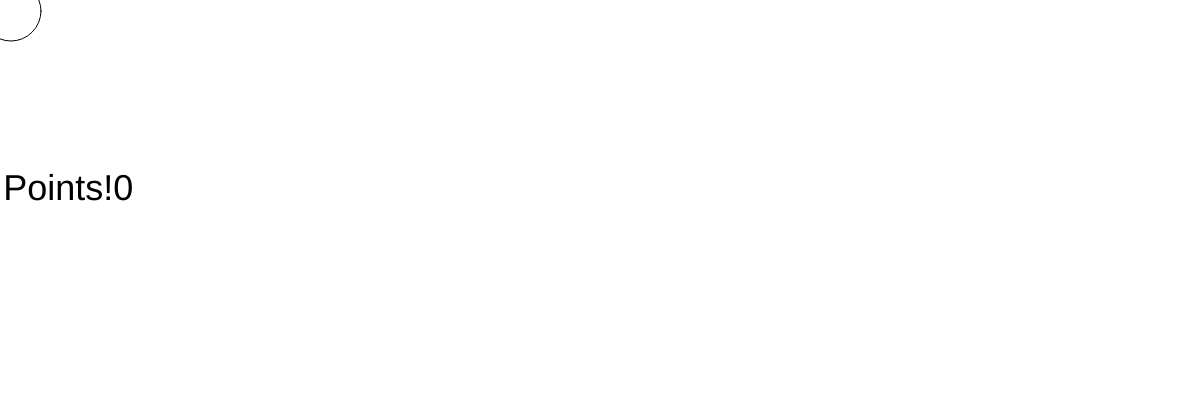
Frame 1 (no input)
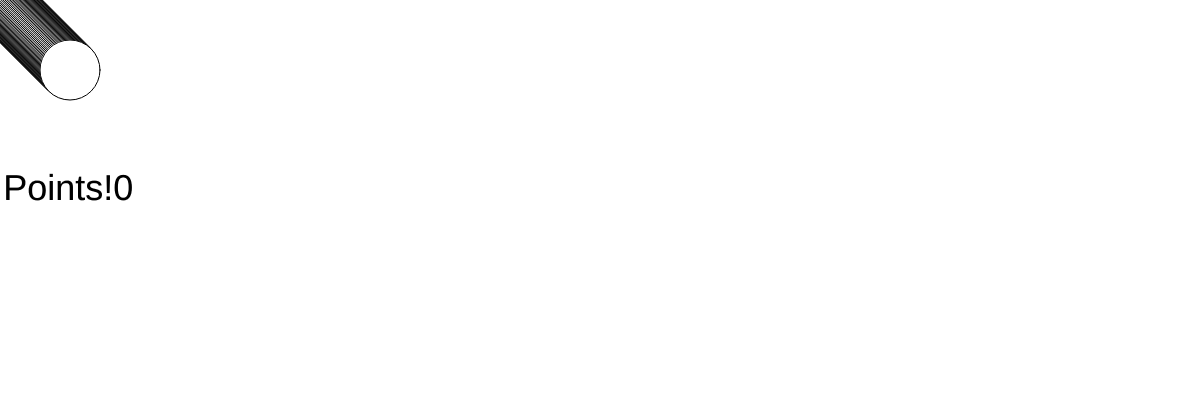
Frame 60 (no input)
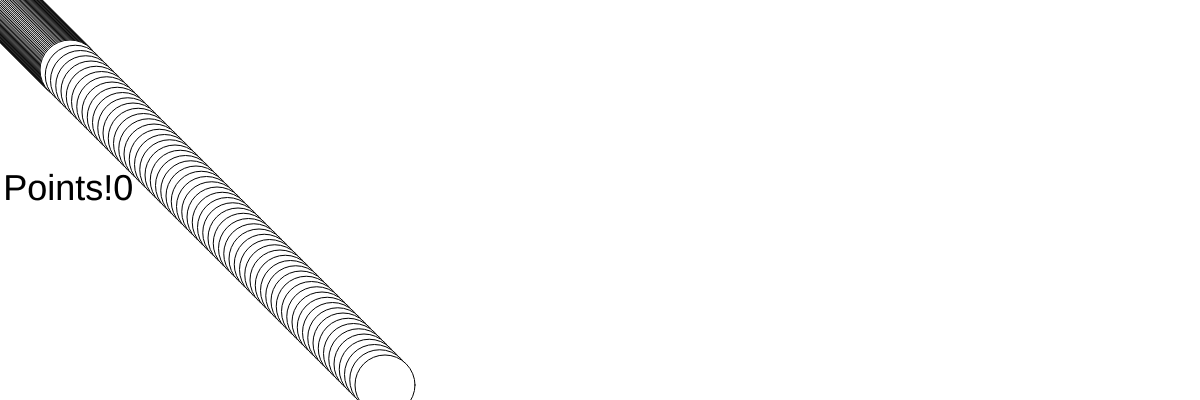
Frame 120 (the mouse pressed at the canvas centre since frame 60)

The p5.js sketch that drew these frames (run headless with seeded random() and noise() and a simulated clock; from frame 60 on, the mouse is pressed at the canvas centre):

// p5.js sketch
// ── sketch.js

//Creates new javascript object
//Creates new variables related to javascript object and assigns them initial values
let ball = {};
ball.width = 30;
ball.x = 10;
ball.y = 10;
ball.delta_x = 1;
ball.delta_y = 1;
ball.scale_x = 1;
ball.scale_y = 1;

//Added new ball related variables to have more control over ball fill color
ball.color;
ball.color_r = 255;
ball.color_g = 255;
ball.color_b = 255;

//Initiates beginning coding environment
function setup() {

    //Sets canvas width and height
    createCanvas(windowWidth, 400);

    //Background draws only once at beginning
    //Objects drawn later are not erased
    background(255);

    //Reassigns new value to ball.color variable.
    //ball.color will fill with white until modified later
    ball.color = color( ball.color_r, ball.color_g, ball.color_b );

}

//Creates new global variable and assigns an initial value of 0
var clickPoint = 0;

function draw() {

    //Reassigns new values to ball.x and ball.y variables
    //Causes ellipse to move across the canvas
    ball.x += ball.delta_x * ball.scale_x;
    ball.y += ball.delta_y * ball.scale_y;

    //Reassigns new values to ball.color_r-g-b variables
    //Assigns a random whole number between 0 and 255 to ball.color_r-g-b variables
    ball.color_r = floor(random(255));
    ball.color_g = floor(random(255));
    ball.color_b = floor(random(255));

    //Creates new local variable and assigns distance between mouseX mouseY and ball.x ball.y as a value
    //Inspired by code found in "Make: Getting Started with p5.js" on page 74
    //My variation uses custom variables ball.x and ball.y to allow shape movement across canvas
    var rollDistance = dist( mouseX, mouseY, ball.x, ball.y );

    //Creates text sandbox
    push();

      //Sets text size, allignment, stroke color, and fill color of text
      textSize( 36 );
      textAlign( RIGHT );
      stroke( 'white' );
      fill ( 'black' );

      //Creates new local string variable
      //Assigns values of string "Points!" and value from custom variable on line 36
      let str = "Points!" + clickPoint;

      //Draws string: "Points + variable clickPoint value" on screen
      text( str, width / 9, height / 2 );

    pop();

    //Prevetns ellipse from passing through the left or right side of canvas
    if (ball.x >= width || ball.x <= 0) {
        ball.delta_x = -1 * ball.delta_x;
    }

    //Prevents ellipse from passing through top or bottom of canvas
    if (ball.y >= height || ball.y <= 0) {
        ball.delta_y = -1 * ball.delta_y;
    }

    //Changes the shape's color if shape passes across edges of canvas
    if ((ball.x >= width || ball.x <= 0) || (ball.y >= height || ball.y <= 0))  {
      ball.color = color( ball.color_r, ball.color_g, ball.color_b );
    }

    //If when evaluated it's true that mouseX and mouseY values are smaller than ball.width values then the shape fills with white
    if ( rollDistance < ball.width ) {
      fill( 255 );

    //If when evaluated it's false that mouseX and mouseY values are smaller than ball.width values then the shape fills with ball.color value parameters
    } else {

      fill (ball.color);
    }

    //If when evaluated and both mouseX's position is greater than width divided by two and mouseY's position is greater than height divided by 2 are true, then a square is drawn
    if ( mouseX > width / 2 && mouseY > height / 2 ) {

      //Draws square with ball.x and ball.y defining its center
      //Ball.x and ball.y variables change over time because of lines 42 and 43 causing shape to move
      rectMode( RADIUS );
      rect( ball.x, ball.y, ball.width, ball.width );

    //If when evaluated and either mouseX's position is greater than width divided by two or mouseY's position is greater than height divided by two are false, then an ellipse is drawn
    } else {

      //Draws ellipse with ball.x and ball.y defining its center
      //Ball.x and ball.y variables change over time because of lines 42 and 43 causing shape to move
      ellipseMode( RADIUS );
      ellipse(ball.x, ball.y, ball.width, ball.width);
    }

    //If the user clicks when it is true that the rollDistance value is less then the ball.width value 1 is added to the clickPoint value
    //Inspired by class website page: More Mouse Events
    if ( rollDistance < ball.width ) {
      if ( mouseIsPressed ) {
        clickPoint++;
        return false;
      }
    }

}

//Changes how the ellipse moves if mouse clicked is evaluated to be true
function mousePressed() {

    //Map takes mouseX paramters 0 and width or height and converts them to values between 0.5 and 10
    ball.scale_x = map(mouseX, 0, width, 0.5, 10);
    ball.scale_y = map(mouseY, 0, height, 0.5, 10);
}
